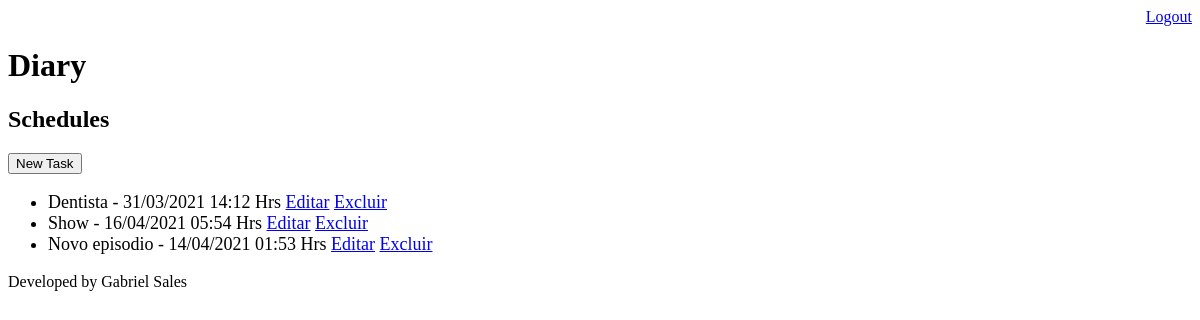
The page /diary/ (signed in) on the database as committed earlier.
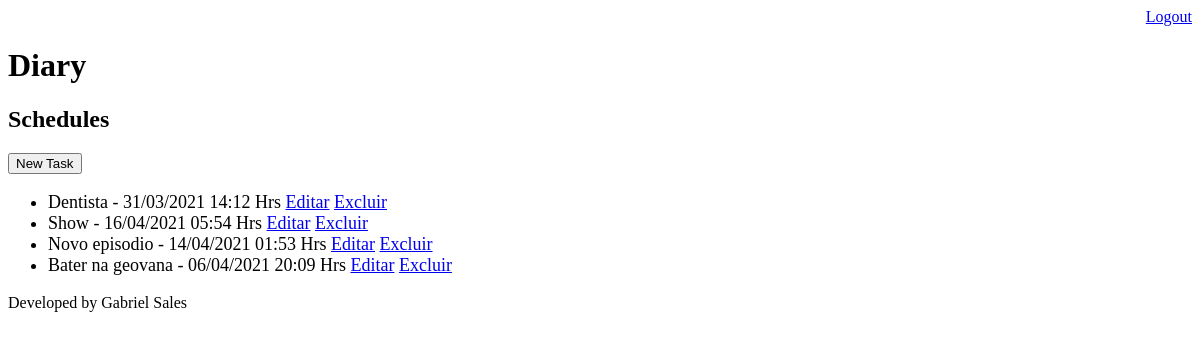
The same page on the database as committed later.
### core/models.py (models this page shows, shortened)
class Event(models.Model):
    title = models.CharField(max_length=100, verbose_name='Titulo')
    describe = models.TextField(blank=True, null=True)
    dt_event = models.DateTimeField(verbose_name='Data do Evento')
    dt_creation = models.DateTimeField(auto_now=True, verbose_name='Data de Criacao')
    user = models.ForeignKey(User, on_delete=models.CASCADE)
    locale = models.CharField(max_length=100, blank=True, null=True)
    class Meta:
        db_table = 'event'
    def get_dt_event(self):
        return self.dt_event.strftime('%d/%m/%Y %H:%M Hrs')

### core/views.py (the view)
# urls.py: path('diary/', views.event_list),
@login_required(login_url='/login/')
def event_list(request):
    user = request.user
    event = Event.objects.filter(user=user)
    data = {'events': event}
    return render(request, 'diary.html', data)

### templates/diary.html
{% extends "model-page.html" %}
{% block content %}
    <h2>Schedules</h2>
    <a href="event/">
        <button type="button">New Task</button>
    </a>
    <ul style="font-size: 18px">
        {% for event in events %}
            <li>
                {{ event.title }} - {{event.get_dt_event}}
                <a href="event/?id={{ event.id }}">Editar</a>
                <a href="event/delete/{{ event.id }}/">Excluir</a>
            </li>
        {% endfor %}
    </ul>
{% endblock %}

Rows that differ between the two databases and show on the page:
added Event: title "Bater na geovana", get_dt_event "06/04/2021 20:09 Hrs"
